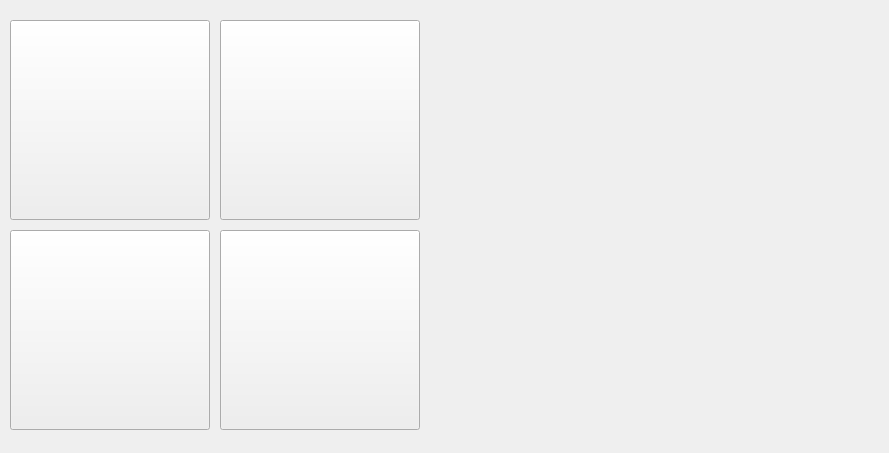
<?xml version="1.0" encoding="UTF-8"?>
<ui version="4.0">
 <class>MainWindow</class>
 <widget class="QMainWindow" name="MainWindow">
  <property name="geometry">
   <rect>
    <x>0</x>
    <y>0</y>
    <width>889</width>
    <height>453</height>
   </rect>
  </property>
  <property name="windowTitle">
   <string>MainWindow</string>
  </property>
  <widget class="QWidget" name="centralwidget">
   <widget class="QPushButton" name="hangGame">
    <property name="geometry">
     <rect>
      <x>10</x>
      <y>20</y>
      <width>200</width>
      <height>200</height>
     </rect>
    </property>
    <property name="styleSheet">
     <string notr="true">background-image: url(:/menu/hanggame.jpg);</string>
    </property>
    <property name="text">
     <string/>
    </property>
   </widget>
   <widget class="QPushButton" name="ticTacToe">
    <property name="geometry">
     <rect>
      <x>220</x>
      <y>20</y>
      <width>200</width>
      <height>200</height>
     </rect>
    </property>
    <property name="styleSheet">
     <string notr="true">background-image: url(:/menu/tictactoe.jpg);</string>
    </property>
    <property name="text">
     <string/>
    </property>
   </widget>
   <widget class="QPushButton" name="joKenPo">
    <property name="geometry">
     <rect>
      <x>10</x>
      <y>230</y>
      <width>200</width>
      <height>200</height>
     </rect>
    </property>
    <property name="styleSheet">
     <string notr="true">background-image: url(:/menu/jokenpo.jpg);</string>
    </property>
    <property name="text">
     <string/>
    </property>
   </widget>
   <widget class="QPushButton" name="github">
    <property name="geometry">
     <rect>
      <x>220</x>
      <y>230</y>
      <width>200</width>
      <height>200</height>
     </rect>
    </property>
    <property name="styleSheet">
     <string notr="true">background-image: url(:/menu/github.jpg);</string>
    </property>
    <property name="text">
     <string/>
    </property>
   </widget>
   <widget class="QLabel" name="label">
    <property name="geometry">
     <rect>
      <x>450</x>
      <y>20</y>
      <width>411</width>
      <height>411</height>
     </rect>
    </property>
    <property name="text">
     <string/>
    </property>
    <property name="pixmap">
     <pixmap>virf-logo.png</pixmap>
    </property>
    <property name="scaledContents">
     <bool>true</bool>
    </property>
   </widget>
  </widget>
 </widget>
 <resources>
  <include location="resources.qrc"/>
 </resources>
 <connections/>
</ui>
